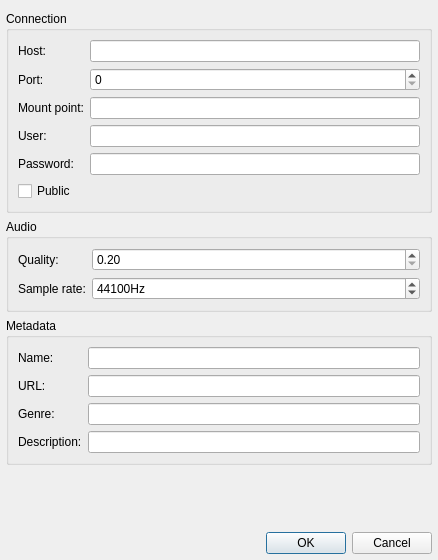
<?xml version="1.0" encoding="UTF-8"?>
<ui version="4.0">
 <class>ShoutSettingsDialog</class>
 <widget class="QDialog" name="ShoutSettingsDialog">
  <property name="geometry">
   <rect>
    <x>0</x>
    <y>0</y>
    <width>438</width>
    <height>560</height>
   </rect>
  </property>
  <property name="windowTitle">
   <string>Connection Settings</string>
  </property>
  <layout class="QVBoxLayout" name="verticalLayout">
   <property name="leftMargin">
    <number>6</number>
   </property>
   <property name="rightMargin">
    <number>6</number>
   </property>
   <property name="bottomMargin">
    <number>6</number>
   </property>
   <item>
    <widget class="QGroupBox" name="groupBox_2">
     <property name="title">
      <string>Connection</string>
     </property>
     <layout class="QFormLayout" name="formLayout">
      <item row="0" column="0">
       <widget class="QLabel" name="label">
        <property name="text">
         <string>Host:</string>
        </property>
       </widget>
      </item>
      <item row="0" column="1">
       <widget class="QLineEdit" name="hostLineEdit"/>
      </item>
      <item row="1" column="0">
       <widget class="QLabel" name="label_2">
        <property name="text">
         <string>Port:</string>
        </property>
       </widget>
      </item>
      <item row="1" column="1">
       <widget class="QSpinBox" name="portSpinBox">
        <property name="maximum">
         <number>65535</number>
        </property>
       </widget>
      </item>
      <item row="2" column="0">
       <widget class="QLabel" name="label_3">
        <property name="text">
         <string>Mount point:</string>
        </property>
       </widget>
      </item>
      <item row="2" column="1">
       <widget class="QLineEdit" name="mountPointLineEdit"/>
      </item>
      <item row="3" column="0">
       <widget class="QLabel" name="label_4">
        <property name="text">
         <string>User:</string>
        </property>
       </widget>
      </item>
      <item row="3" column="1">
       <widget class="QLineEdit" name="userLineEdit"/>
      </item>
      <item row="4" column="0">
       <widget class="QLabel" name="label_5">
        <property name="text">
         <string>Password:</string>
        </property>
       </widget>
      </item>
      <item row="4" column="1">
       <widget class="QLineEdit" name="passwLineEdit"/>
      </item>
      <item row="5" column="0" colspan="2">
       <widget class="QCheckBox" name="publicCheckBox">
        <property name="text">
         <string>Public</string>
        </property>
       </widget>
      </item>
     </layout>
    </widget>
   </item>
   <item>
    <widget class="QGroupBox" name="groupBox_3">
     <property name="title">
      <string>Audio</string>
     </property>
     <layout class="QFormLayout" name="formLayout_2">
      <item row="0" column="0">
       <widget class="QLabel" name="label_6">
        <property name="text">
         <string>Quality:</string>
        </property>
       </widget>
      </item>
      <item row="0" column="1">
       <widget class="QDoubleSpinBox" name="qualitySpinBox">
        <property name="minimum">
         <double>0.200000000000000</double>
        </property>
        <property name="maximum">
         <double>1.000000000000000</double>
        </property>
        <property name="singleStep">
         <double>0.010000000000000</double>
        </property>
       </widget>
      </item>
      <item row="1" column="0">
       <widget class="QLabel" name="label_7">
        <property name="text">
         <string>Sample rate:</string>
        </property>
       </widget>
      </item>
      <item row="1" column="1">
       <widget class="QSpinBox" name="srateSpinBox">
        <property name="suffix">
         <string>Hz</string>
        </property>
        <property name="minimum">
         <number>8000</number>
        </property>
        <property name="maximum">
         <number>96000</number>
        </property>
        <property name="singleStep">
         <number>100</number>
        </property>
        <property name="value">
         <number>44100</number>
        </property>
       </widget>
      </item>
     </layout>
    </widget>
   </item>
   <item>
    <widget class="QGroupBox" name="groupBox">
     <property name="title">
      <string>Metadata</string>
     </property>
     <layout class="QFormLayout" name="formLayout_3">
      <item row="0" column="0">
       <widget class="QLabel" name="label_8">
        <property name="text">
         <string>Name:</string>
        </property>
       </widget>
      </item>
      <item row="0" column="1">
       <widget class="QLineEdit" name="nameLineEdit"/>
      </item>
      <item row="1" column="0">
       <widget class="QLabel" name="label_9">
        <property name="text">
         <string>URL:</string>
        </property>
       </widget>
      </item>
      <item row="1" column="1">
       <widget class="QLineEdit" name="urlLineEdit"/>
      </item>
      <item row="2" column="0">
       <widget class="QLabel" name="label_10">
        <property name="text">
         <string>Genre:</string>
        </property>
       </widget>
      </item>
      <item row="2" column="1">
       <widget class="QLineEdit" name="genreLineEdit"/>
      </item>
      <item row="3" column="0">
       <widget class="QLabel" name="label_11">
        <property name="text">
         <string>Description:</string>
        </property>
       </widget>
      </item>
      <item row="3" column="1">
       <widget class="QLineEdit" name="descriptionLineEdit"/>
      </item>
     </layout>
    </widget>
   </item>
   <item>
    <spacer name="verticalSpacer">
     <property name="orientation">
      <enum>Qt::Vertical</enum>
     </property>
     <property name="sizeHint" stdset="0">
      <size>
       <width>20</width>
       <height>0</height>
      </size>
     </property>
    </spacer>
   </item>
   <item>
    <widget class="QDialogButtonBox" name="buttonBox">
     <property name="orientation">
      <enum>Qt::Horizontal</enum>
     </property>
     <property name="standardButtons">
      <set>QDialogButtonBox::Cancel|QDialogButtonBox::Ok</set>
     </property>
    </widget>
   </item>
  </layout>
 </widget>
 <resources/>
 <connections>
  <connection>
   <sender>buttonBox</sender>
   <signal>accepted()</signal>
   <receiver>ShoutSettingsDialog</receiver>
   <slot>accept()</slot>
   <hints>
    <hint type="sourcelabel">
     <x>248</x>
     <y>254</y>
    </hint>
    <hint type="destinationlabel">
     <x>157</x>
     <y>274</y>
    </hint>
   </hints>
  </connection>
  <connection>
   <sender>buttonBox</sender>
   <signal>rejected()</signal>
   <receiver>ShoutSettingsDialog</receiver>
   <slot>reject()</slot>
   <hints>
    <hint type="sourcelabel">
     <x>316</x>
     <y>260</y>
    </hint>
    <hint type="destinationlabel">
     <x>286</x>
     <y>274</y>
    </hint>
   </hints>
  </connection>
 </connections>
</ui>
